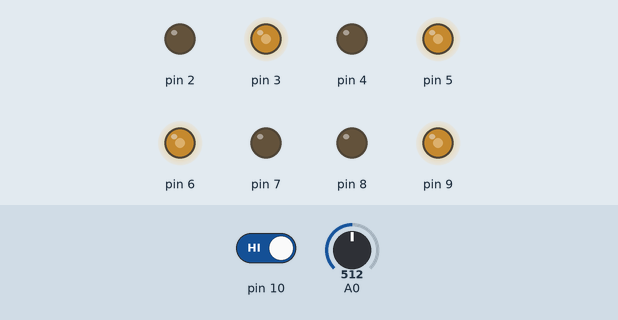
A sketch run on a simulated Arduino Uno, built with avr-gcc and run on an emulated ATmega328P. Shown: output pins drawn as LEDs (lit = HIGH). Dashed ring = blinking. Inputs (shaded band) come from the test bench; at power-on: A0 = 512, pin 10 HIGH.

Above: at 1.2 s.
1.3 s: A0 set to 528
At 2.62 s:
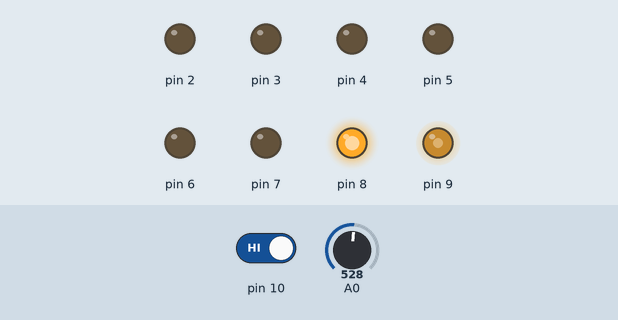
4.8 s: A0 set to 511
At 7.62 s:
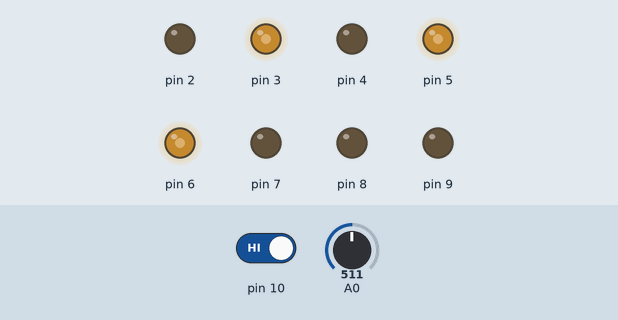
11.3 s: A0 set to 716
At 11.7 s:
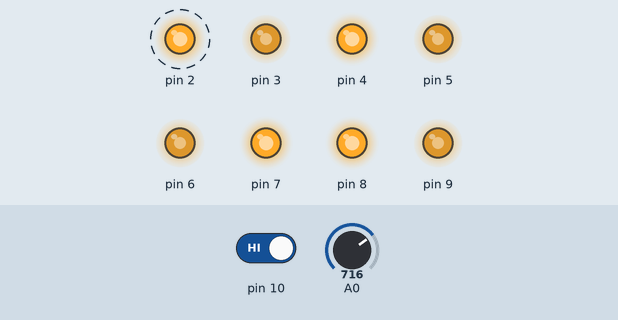
15.4 s: A0 set to 900
18.9 s: pin 10 driven LOW
At 19.3 s:
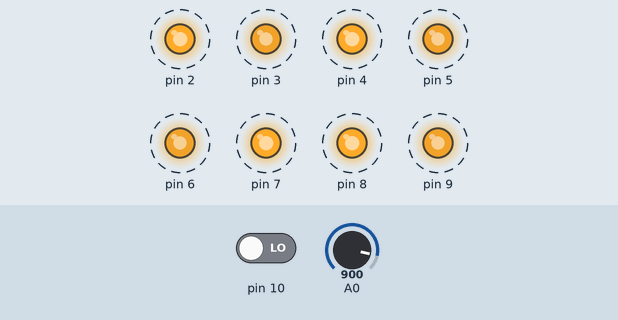
22.4 s: pin 10 driven HIGH
At 22.47 s:
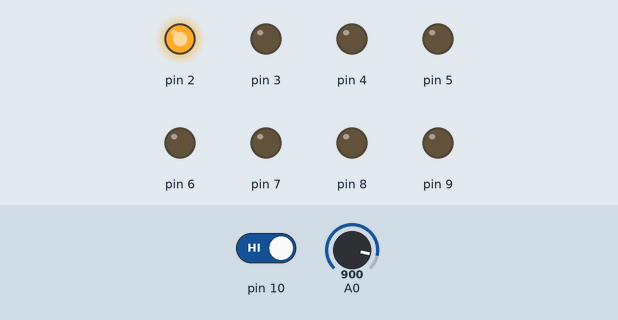
Timing chart, 0 to 26.9 s (numbered marks = the images above; inputs shaded):
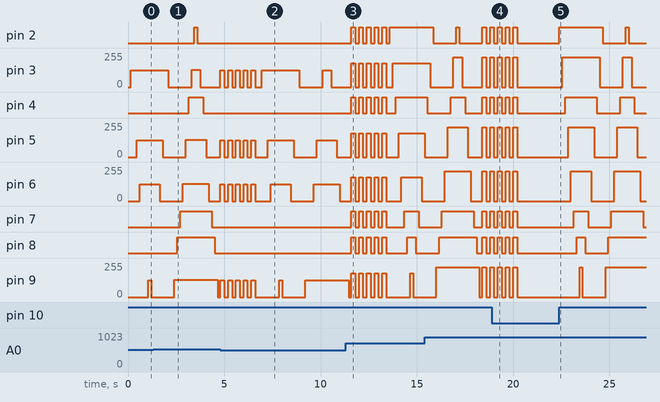

The sketch:

flowing_led.ino
```cpp
bool flip = false;
int tmr1_counter;
int brightness = 255;

void setup() {
  //Set up pins as inputs/outputs
  for (int i = 2; i < 10; i++){
    pinMode(i, OUTPUT);
  }
  pinMode(10, INPUT);

  noInterrupts();

  //set up comparison register and timer
  //timer will run until the timer counter is equal tothe comparison register, in which an interrupt is generated
  OCR0A = 0xAF;
  TIMSK0 |= _BV(OCIE0A);

  interrupts();
}

void loop() {
  // wait until the push button has been pressed
  while (digitalRead(10) != HIGH){
  }

  //turn on each LED from left to right (and vice versa). Intensity of the LED based on the measured value of the potentiometer
  do {
    for (int j = 2; j < 10; j++) {
      if (flip == false)
        analogWrite(j, brightness);
      else
        analogWrite(11-j, brightness);

      delay(150);
    }

    //turn off each   from left to right (and vice versa)
    for (int k = 9; k > 1; k--) {
      if (flip == false)
        digitalWrite(k,LOW);
      else
        digitalWrite(11-k,LOW);

      delay(150);
    }

    //negate the boolean variable 'flip' to allow the code to at least run twice - once to turn on the LEDs from left to right
    //and then the second time from right to left
    flip = !flip;
  }while (flip != false);

  //flash all the LEDs five times. Intensity is based on the measured value of the potentiometer
  for (int i = 0; i < 5; i++) {
    for (int j = 2; j < 10; j++) {
      analogWrite(j, brightness);
    }

    delay(200);
    for (int j = 2; j < 10; j++) {
      digitalWrite(j, LOW);
    }
    delay(200);
  }
}

//Interrupt Service ROutine from the timer interrupt.
SIGNAL(TIMER0_COMPA_vect) {
  //Read the value from the analog input pin A0, then check if it is different than the one stored in the brightness variable

  int in = analogRead(A0);
  in = map(in, 0, 1023, 0, 255);
  if (in != brightness) {
    brightness = in;
  }
}
```

Measured:
- the behaviour switches between 513 and 514 on A0 (found by bisection; images 0 and 1)
- after the input at 1.3 s, pin 2: LOW → HIGH after 2.2 s, → LOW 0.15 s later; pin 4: LOW → HIGH after 1.9 s, → LOW 0.75 s later; pin 7: LOW → HIGH after 1.4 s, → LOW 1.7 s later; pin 8: LOW → HIGH after 1.3 s, → LOW 2.0 s later
- after the input at 4.8 s, pin 2, pin 4, pin 7, pin 8: stops changing and stays LOW
- after the input at 11.3 s, pin 2: alternates HIGH for 0.20 s and LOW for 0.20 s, 11 changes in all, then stays HIGH, starting after 0.30 s; pin 4: goes 4 × (HIGH 0.20 s, LOW 0.20 s), HIGH 0.20 s, LOW 0.50 s, then HIGH, starting after 0.30 s
- after the input at 18.9 s, pin 3, pin 5, pin 6, pin 9: goes on until 20.2 s, then stays 0/255; pin 4, pin 7, pin 8: goes on until 20.2 s, then stays LOW
- after the input at 22.4 s, pin 2: LOW → HIGH at once, → LOW 2.3 s later, → HIGH 1.2 s later, → LOW 0.15 s later; pin 3: 0/255 → 224/255 after 0.15 s, → 0/255 2.0 s later, → 224/255 1.2 s later, → 0/255 0.45 s later
